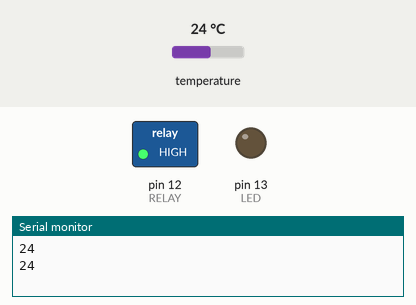
This sketch was run on a simulated Arduino Uno, built with avr-gcc and run on an emulated ATmega328P. Parts: switched loads named in the sketch (green lamp = pin HIGH), output pins drawn as LEDs (lit = HIGH), the last lines printed to the serial monitor. Inputs (shaded band) come from the test bench; at power-on: temperature 24 °C.

Above: at 2.3 s.
2.4 s: temperature set to 29.5 °C
5.8 s: temperature set to 30.5 °C
At 8.7 s:
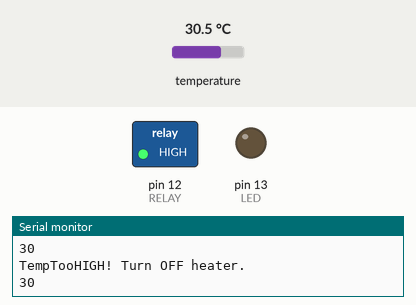
9.1 s: temperature set to 12 °C
At 9.7 s:
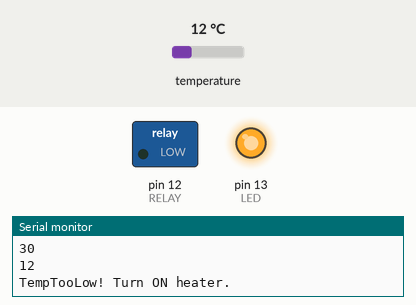
10.6 s: temperature set to 33 °C
At 12.4 s:
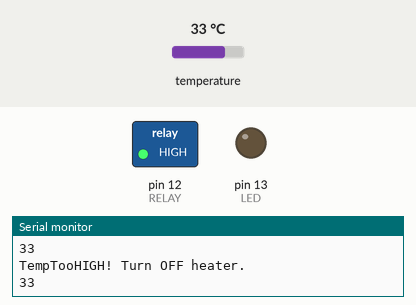
12.9 s: temperature set to 19 °C
At 15.1 s:
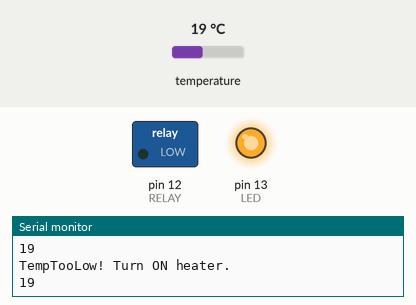
Timing chart, 0 to 16.2 s (numbered marks = the images above; inputs shaded):
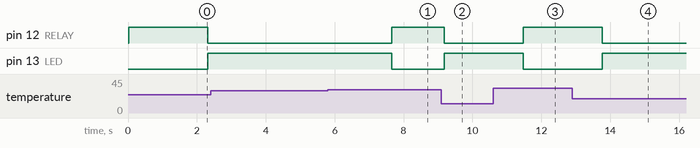

The sketch:

materino.ino
```cpp
/**
*
*	Materino Project. Hosted on https://github.com/bianucci/materino
*
*
*
*/
#include <OneWire.h>
#include <DallasTemperature.h>

// Data wire is plugged into pin 2 on the Arduino
#define ONE_WIRE_BUS 2

// relay which turns on/off heater is plugged into pin 12 on the arduino
#define RELAY 12

// for testing purposes the desired water temperature is 30 degrees
#define DESIRED_TEMP 30

// led connected to pin 13
#define LED 13

// Setup a oneWire instance to communicate with any OneWire devices
// (not just Maxim/Dallas temperature ICs)
OneWire oneWire(ONE_WIRE_BUS);

// Pass our oneWire reference to Dallas Temperature.
DallasTemperature sensors(&oneWire);

// global heating state. i know this is shitty, I will improve asap.
boolean heating = false;

void setup(void)
{
  Serial.begin(9600);
  sensors.begin();
  pinMode(RELAY, OUTPUT);
  digitalWrite(RELAY, HIGH);   // turn off the heater
  pinMode(LED, OUTPUT);
}


// counters are used to make sure the measured value was at least measured twice
// just to avoid any inconsistencies at measuring
int tempLowCounter = 0;
int tempHighCounter = 0;


void loop(void)
{

  // read temperature
  sensors.requestTemperatures();
  int temp = sensors.getTempCByIndex(0);
  Serial.print(temp);
  Serial.print("\n");

  // TODO replace global heating state by reading current state of pin
  if(temp < DESIRED_TEMP){
      tempLowCounter++;
      if( heating == false && tempLowCounter > 2) {
          Serial.print("TempTooLow! Turn ON heater.\n");

          digitalWrite(RELAY, LOW);   // turn on the heater
          digitalWrite(LED, HIGH);   // turn on the heater
          heating = true;
          tempLowCounter = 0;
      }
  } else if (temp >= DESIRED_TEMP) {
      tempHighCounter++;
      if( heating == true && tempHighCounter > 2) {
          Serial.print("TempTooHIGH! Turn OFF heater.\n");
          digitalWrite(RELAY, HIGH);   // turn off the heater
          digitalWrite(LED, LOW);   // turn on the heater
          heating = false;
          tempHighCounter = 0;
      }
  }
}
```

Measured:
- after the input at 5.8 s, pin 12 (RELAY): LOW → HIGH after 1.9 s; pin 13 (LED): HIGH → LOW after 1.9 s
- after the input at 9.1 s, pin 12 (RELAY): HIGH → LOW after 0.09 s; pin 13 (LED): LOW → HIGH after 0.09 s
- after the input at 10.6 s, pin 12 (RELAY): LOW → HIGH after 0.88 s; pin 13 (LED): HIGH → LOW after 0.88 s
- after the input at 12.9 s, pin 12 (RELAY): HIGH → LOW after 0.87 s; pin 13 (LED): LOW → HIGH after 0.87 s
